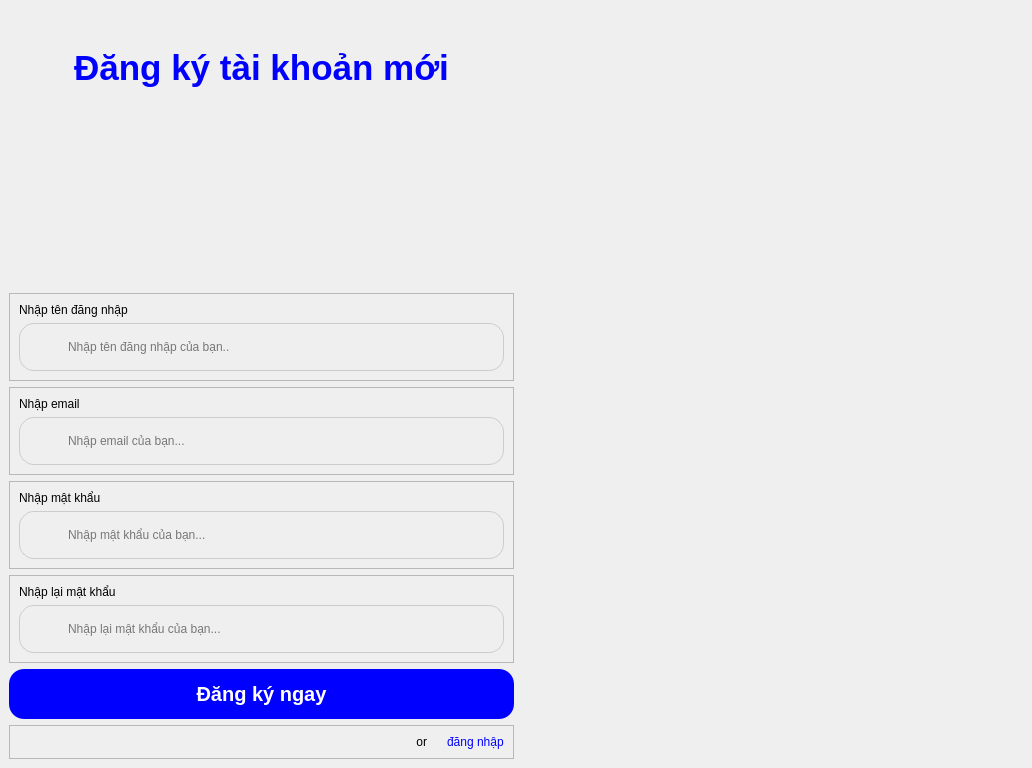
<?xml version="1.0" encoding="UTF-8"?>
<ui version="4.0">
 <class>MainWindow</class>
 <widget class="QMainWindow" name="MainWindow">
  <property name="geometry">
   <rect>
    <x>0</x>
    <y>0</y>
    <width>1032</width>
    <height>768</height>
   </rect>
  </property>
  <property name="windowTitle">
   <string>MainWindow</string>
  </property>
  <widget class="QWidget" name="centralwidget">
   <layout class="QHBoxLayout" name="horizontalLayout" stretch="0,0">
    <property name="leftMargin">
     <number>0</number>
    </property>
    <property name="topMargin">
     <number>0</number>
    </property>
    <property name="rightMargin">
     <number>0</number>
    </property>
    <property name="bottomMargin">
     <number>0</number>
    </property>
    <item>
     <widget class="QWidget" name="widget" native="true">
      <layout class="QVBoxLayout" name="verticalLayout" stretch="3,0,0,0,0,0,1,0,1,1,0">
       <item>
        <widget class="QLabel" name="label_3">
         <property name="styleSheet">
          <string notr="true">color: blue;
font-size:35px;
font-weight: bold;</string>
         </property>
         <property name="text">
          <string>Đăng ký tài khoản mới</string>
         </property>
         <property name="alignment">
          <set>Qt::AlignCenter</set>
         </property>
        </widget>
       </item>
       <item>
        <spacer name="verticalSpacer_4">
         <property name="orientation">
          <enum>Qt::Vertical</enum>
         </property>
         <property name="sizeHint" stdset="0">
          <size>
           <width>20</width>
           <height>40</height>
          </size>
         </property>
        </spacer>
       </item>
       <item>
        <spacer name="verticalSpacer_3">
         <property name="orientation">
          <enum>Qt::Vertical</enum>
         </property>
         <property name="sizeHint" stdset="0">
          <size>
           <width>20</width>
           <height>40</height>
          </size>
         </property>
        </spacer>
       </item>
       <item>
        <spacer name="verticalSpacer_2">
         <property name="orientation">
          <enum>Qt::Vertical</enum>
         </property>
         <property name="sizeHint" stdset="0">
          <size>
           <width>20</width>
           <height>40</height>
          </size>
         </property>
        </spacer>
       </item>
       <item>
        <spacer name="verticalSpacer">
         <property name="orientation">
          <enum>Qt::Vertical</enum>
         </property>
         <property name="sizeHint" stdset="0">
          <size>
           <width>20</width>
           <height>40</height>
          </size>
         </property>
        </spacer>
       </item>
       <item>
        <widget class="QFrame" name="frame_5">
         <property name="frameShape">
          <enum>QFrame::StyledPanel</enum>
         </property>
         <property name="frameShadow">
          <enum>QFrame::Raised</enum>
         </property>
         <layout class="QVBoxLayout" name="verticalLayout_5">
          <item>
           <widget class="QLabel" name="label_9">
            <property name="text">
             <string>Nhập tên đăng nhập</string>
            </property>
           </widget>
          </item>
          <item>
           <widget class="QWidget" name="widget_5" native="true">
            <property name="styleSheet">
             <string notr="true">border: 1px solid #ccc;
height: 30px;
border-radius: 15px;</string>
            </property>
            <layout class="QHBoxLayout" name="horizontalLayout_6">
             <item>
              <widget class="QPushButton" name="pushButton_5">
               <property name="styleSheet">
                <string notr="true">border:none;</string>
               </property>
               <property name="text">
                <string/>
               </property>
               <property name="icon">
                <iconset>
                 <normaloff>../images/icons/user-lock.svg</normaloff>../images/icons/user-lock.svg</iconset>
               </property>
              </widget>
             </item>
             <item>
              <widget class="QLineEdit" name="lineEdit_4">
               <property name="styleSheet">
                <string notr="true">border:none;
background:transparent;</string>
               </property>
               <property name="placeholderText">
                <string>Nhập tên đăng nhập của bạn..</string>
               </property>
              </widget>
             </item>
            </layout>
           </widget>
          </item>
         </layout>
        </widget>
       </item>
       <item>
        <widget class="QFrame" name="frame_2">
         <property name="frameShape">
          <enum>QFrame::StyledPanel</enum>
         </property>
         <property name="frameShadow">
          <enum>QFrame::Raised</enum>
         </property>
         <layout class="QVBoxLayout" name="verticalLayout_2">
          <item>
           <widget class="QLabel" name="label_6">
            <property name="text">
             <string>Nhập email</string>
            </property>
           </widget>
          </item>
          <item>
           <widget class="QWidget" name="widget_2" native="true">
            <property name="styleSheet">
             <string notr="true">border: 1px solid #ccc;
height: 30px;
border-radius: 15px;</string>
            </property>
            <layout class="QHBoxLayout" name="horizontalLayout_3">
             <item>
              <widget class="QPushButton" name="pushButton_2">
               <property name="styleSheet">
                <string notr="true">border:none;</string>
               </property>
               <property name="text">
                <string/>
               </property>
               <property name="icon">
                <iconset>
                 <normaloff>../images/icons/mail.svg</normaloff>../images/icons/mail.svg</iconset>
               </property>
              </widget>
             </item>
             <item>
              <widget class="QLineEdit" name="lineEdit">
               <property name="styleSheet">
                <string notr="true">border:none;
background:transparent;</string>
               </property>
               <property name="placeholderText">
                <string>Nhập email của bạn...</string>
               </property>
              </widget>
             </item>
            </layout>
           </widget>
          </item>
         </layout>
        </widget>
       </item>
       <item>
        <widget class="QFrame" name="frame_4">
         <property name="frameShape">
          <enum>QFrame::StyledPanel</enum>
         </property>
         <property name="frameShadow">
          <enum>QFrame::Raised</enum>
         </property>
         <layout class="QVBoxLayout" name="verticalLayout_4">
          <item>
           <widget class="QLabel" name="label_8">
            <property name="text">
             <string>Nhập mật khẩu</string>
            </property>
           </widget>
          </item>
          <item>
           <widget class="QWidget" name="widget_4" native="true">
            <property name="styleSheet">
             <string notr="true">border: 1px solid #ccc;
height: 30px;
border-radius: 15px;</string>
            </property>
            <layout class="QHBoxLayout" name="horizontalLayout_5">
             <item>
              <widget class="QPushButton" name="pushButton_4">
               <property name="styleSheet">
                <string notr="true">border:none;</string>
               </property>
               <property name="text">
                <string/>
               </property>
               <property name="icon">
                <iconset>
                 <normaloff>../images/icons/lock.svg</normaloff>../images/icons/lock.svg</iconset>
               </property>
              </widget>
             </item>
             <item>
              <widget class="QLineEdit" name="lineEdit_3">
               <property name="styleSheet">
                <string notr="true">border:none;
background:transparent;</string>
               </property>
               <property name="placeholderText">
                <string>Nhập mật khẩu của bạn...</string>
               </property>
              </widget>
             </item>
            </layout>
           </widget>
          </item>
         </layout>
        </widget>
       </item>
       <item>
        <widget class="QFrame" name="frame_3">
         <property name="frameShape">
          <enum>QFrame::StyledPanel</enum>
         </property>
         <property name="frameShadow">
          <enum>QFrame::Raised</enum>
         </property>
         <layout class="QVBoxLayout" name="verticalLayout_3">
          <item>
           <widget class="QLabel" name="label_7">
            <property name="text">
             <string>Nhập lại mật khẩu</string>
            </property>
           </widget>
          </item>
          <item>
           <widget class="QWidget" name="widget_3" native="true">
            <property name="styleSheet">
             <string notr="true">border: 1px solid #ccc;
height: 30px;
border-radius: 15px;</string>
            </property>
            <layout class="QHBoxLayout" name="horizontalLayout_4">
             <item>
              <widget class="QPushButton" name="pushButton_3">
               <property name="styleSheet">
                <string notr="true">border:none;</string>
               </property>
               <property name="text">
                <string/>
               </property>
               <property name="icon">
                <iconset>
                 <normaloff>../images/icons/lock.svg</normaloff>../images/icons/lock.svg</iconset>
               </property>
              </widget>
             </item>
             <item>
              <widget class="QLineEdit" name="lineEdit_2">
               <property name="styleSheet">
                <string notr="true">border:none;
background:transparent;</string>
               </property>
               <property name="placeholderText">
                <string>Nhập lại mật khẩu của bạn...</string>
               </property>
              </widget>
             </item>
            </layout>
           </widget>
          </item>
         </layout>
        </widget>
       </item>
       <item>
        <widget class="QPushButton" name="pushButton">
         <property name="styleSheet">
          <string notr="true">height: 50px;
background-color: rgb(0, 0, 255);
border:none;
font-size: 20px;
color:white;
font-weight: bold;
border-radius: 15px;</string>
         </property>
         <property name="text">
          <string>Đăng ký ngay</string>
         </property>
        </widget>
       </item>
       <item>
        <widget class="QFrame" name="frame">
         <property name="styleSheet">
          <string notr="true">height: 15px;</string>
         </property>
         <property name="frameShape">
          <enum>QFrame::StyledPanel</enum>
         </property>
         <property name="frameShadow">
          <enum>QFrame::Raised</enum>
         </property>
         <layout class="QHBoxLayout" name="horizontalLayout_2" stretch="10,1">
          <property name="spacing">
           <number>20</number>
          </property>
          <item>
           <widget class="QLabel" name="label_4">
            <property name="text">
             <string>or</string>
            </property>
            <property name="alignment">
             <set>Qt::AlignRight|Qt::AlignTrailing|Qt::AlignVCenter</set>
            </property>
           </widget>
          </item>
          <item>
           <widget class="QLabel" name="label_5">
            <property name="styleSheet">
             <string notr="true">color: rgb(0, 0, 255);</string>
            </property>
            <property name="text">
             <string>đăng nhập</string>
            </property>
           </widget>
          </item>
         </layout>
        </widget>
       </item>
      </layout>
     </widget>
    </item>
    <item>
     <widget class="QLabel" name="label_2">
      <property name="minimumSize">
       <size>
        <width>503</width>
        <height>764</height>
       </size>
      </property>
      <property name="maximumSize">
       <size>
        <width>502</width>
        <height>764</height>
       </size>
      </property>
      <property name="text">
       <string/>
      </property>
      <property name="pixmap">
       <pixmap>../images/14-phong-tap-gym-o-tp-bien-hoa-sieu-xin-chat-luong-ma-re_573.webp</pixmap>
      </property>
      <property name="scaledContents">
       <bool>true</bool>
      </property>
     </widget>
    </item>
   </layout>
  </widget>
 </widget>
 <resources/>
 <connections/>
</ui>
